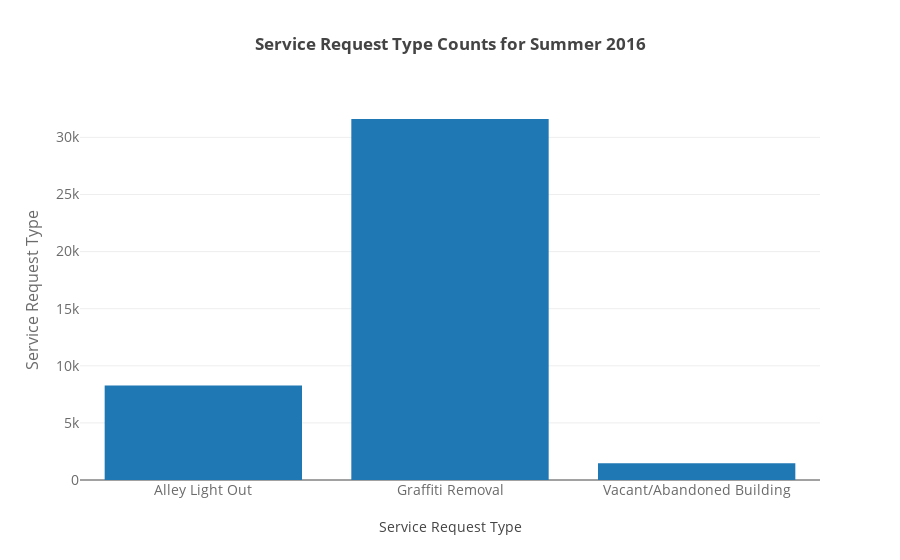

Here is the notebook cell this chart was saved with:
### Markdown cell above
## Service Request Counts for Summer 2016
In June, July, and August of 2016, there were significantly more Graffiti removal requests compared to Alley Light Out and Vacant/Abandoned Buildings Reports.

### Code cell
barplot(pd.read_sql_query('''
SELECT type_of_service_request,
COUNT(DISTINCT service_request_number) as Count
FROM combined_data
GROUP BY type_of_service_request
;''',conn),
x = 'type_of_service_request',
y = 'Count', 
xlabel = 'Service Request Type', 
ylabel ='Service Request Type', 
title = "Service Request Type Counts for Summer 2016")

### Figure 1 — Plotly figure (JSON) as saved in the notebook; plotly's stock layout.template omitted (floating-point values rounded to 4 significant figures)
{"data": [{"opacity": 1, "textposition": "outside", "type": "bar", "x": ["Alley Light Out", "Graffiti Removal", "Vacant/Abandoned Building"], "y": [8268, 31609, 1465]}], "layout": {"title": "<b>Service Request Type Counts for Summer 2016</b><br>", "xaxis": {"tickfont": {"color": "rgb(107, 107, 107)", "size": 14}, "title": "Service Request Type"}, "yaxis": {"tickfont": {"color": "rgb(107, 107, 107)", "size": 14}, "title": "Service Request Type", "titlefont": {"color": "rgb(107, 107, 107)", "size": 16}}}}
